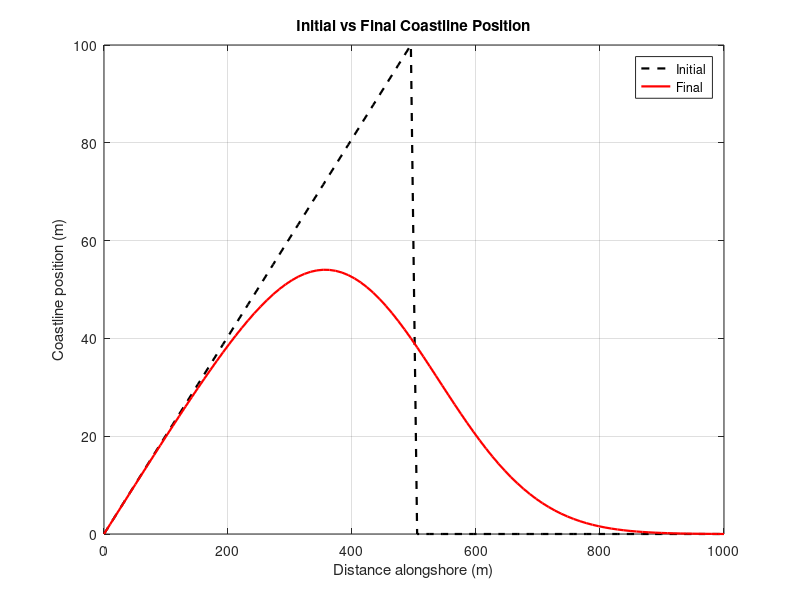
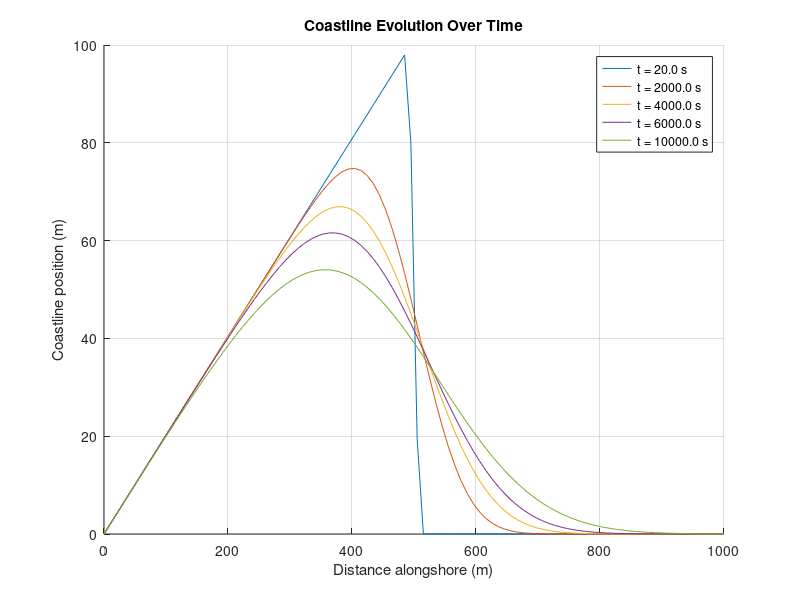
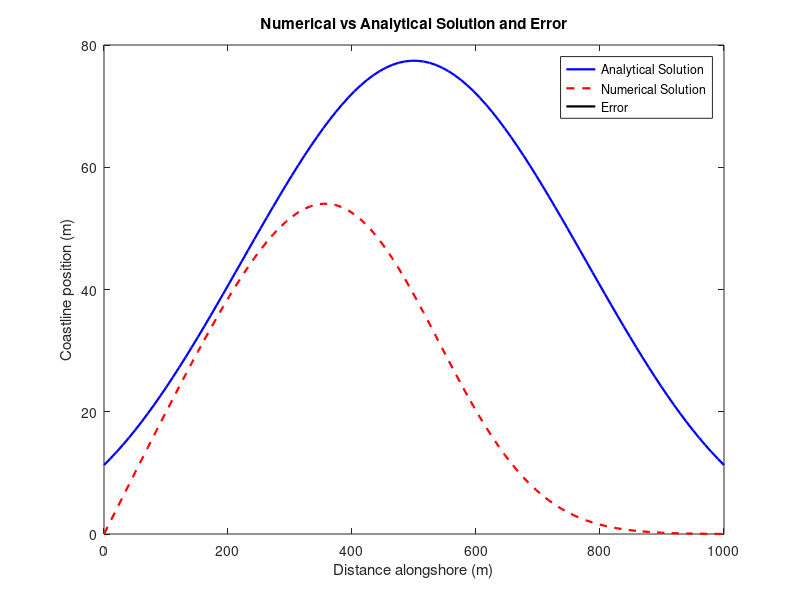
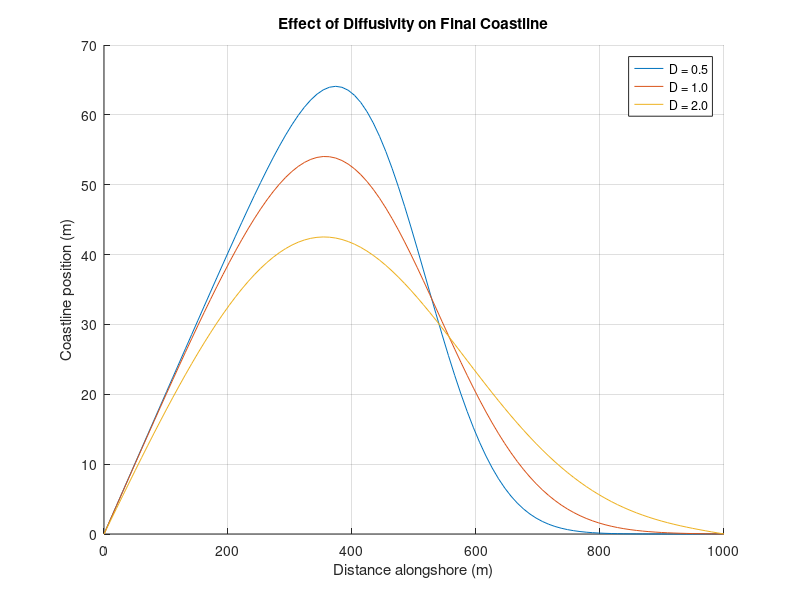

Recreate these plots in MATLAB, in order.
%% Final Modeling Project Draft Notebook
% Marcus & Angela
 
% Evolution of a Sandy Coastline
%~~~~~~~~~~ Introduction ~~~~~~~~~~%

% We are modeling the evolution of a sandy coastline, which is important to
% study due to the current global rising sea level that leaves coastlines
% vulnerable to further erosion and flooding. Currently, according to Pham 
% Nam, there are 6 numerical modeling methods to study coastline evolution:
% (1) conceptual models, (2) shoreline evolution models, (3) profile 
% evolution models, (4) 2D horizontal morphological evolution models, 
% (5) quasi-3D morphological models, and (6) fully 3D morphological models.
% Here we use a combination of 2D and profile shoreline evolution models. 

%~~~~~~~~~~ Equations ~~~~~~~~~~%

% 1-D diffusion PDE: dy/dt - D*d^2y/dx^2 = 0 
% dy/dt = D*d^2y/dx^2
% where "d" = partial derivative and units are m/s
% y is the height of the coastline, x is the distance along the shore, 
% and t is time while D is diffusivity

%~~~~~~~~~~ Code ~~~~~~~~~~%

% setting parameters
L = 1000; % length of the domain (m)
T = 10000; % simulation time (s)
D = 1; % diffusivity (m^2/s)
Nx = 100; % number of spatial points
Nt = 500; % number of time steps
dx = L/(Nx -1); % Spatial step size
dt = T/Nt; % time step size

% initial conditions
x = linspace(0, L, Nx);
y = zeros(Nx, 1);
y(1:Nx/2) = linspace(0, 100, Nx/2); % linear initial condition
%% 
% Figure 1 & 2, Intial vs. Final Coastline Position and Evolution over time
% 
% Finite Difference Method

% Initial vs Final Coastline
figure(1);
plot(x, y, 'k--', 'LineWidth', 1.6, 'DisplayName', 'Initial');
hold on;

for n = 1:Nt
    y_new = y;
    for i = 2:Nx-1
        y_new(i) = y(i) + D * dt / dx^2 * (y(i+1) - 2*y(i) + y(i-1));
    end
    y = y_new;
    % save the final state for comparison
    if n == Nt
        plot(x, y, 'r', 'LineWidth', 1.6, 'DisplayName', 'Final');
    end
end
xlabel('Distance alongshore (m)'); ylabel('Coastline position (m)');
title('Initial vs Final Coastline Position'); legend; grid on;

% store shoreline positions at selected time steps for plotting
time_steps_to_plot = [1, 100, 200, 300, Nt];
y_history = zeros(Nx, length(time_steps_to_plot));
plot_index = 1;
% Reset y for evolution plotting
y = zeros(Nx, 1);
y(1:Nx/2) = linspace(0, 100, Nx/2);

for n = 1:Nt
    y_new = y;
    for i = 2:Nx-1
        y_new(i) = y(i)+D*dt/dx^2*(y(i+1)-2*y(i)+y(i-1));
    end
    y = y_new;
    if ismember(n, time_steps_to_plot)
        y_history(:, plot_index) = y;
        plot_index = plot_index + 1;
    end
end

% Plot selected time steps
figure(2);
hold on;
for i = 1:length(time_steps_to_plot)
    plot(x, y_history(:, i), 'DisplayName', sprintf('t = %.1f s', time_steps_to_plot(i) * dt));
end
xlabel('Distance alongshore (m)'); ylabel('Coastline position (m)');
title('Coastline Evolution Over Time'); legend show; grid on;
%%
% Figure 3, Error Analysis of Intial vs. Final Coastline Position and Evolution over time
%

figure(3);
% Analytical solution function
function y_analytical = analytical_solution(Nx, t, D, y_initial)
    % Analytical solution for the 1D diffusion equation
    % Inputs:
    % Nx - number of spatial points
    % t - time
    % D - diffusion coefficient

    % Ensure t > 0 to avoid division by zero
    if t == 0
        y_analytical = y_initial(Nx); % At t = 0, solution is the initial condition
        return;
    end

    % Analytical solution: Gaussian initial condition
    y_analytical = zeros(size(Nx));
    for i = 1:length(Nx)
        % integrate using numerical approximation (trapz = trapezoid)
        Nx_prime = linspace(min(Nx), max(Nx), 1000); % discretize x' for integration
        gauss = exp(-(Nx(i) - Nx_prime).^2 / (4 * D * t)) / sqrt(4 * pi * D * t);
        y_analytical(i) = trapz(Nx_prime, gauss .* y_initial(Nx_prime));
    end
end

% Reset numerical solution
y = zeros(Nx, 1);
y(1:Nx/2) = linspace(0, 100, Nx/2); % linear initial condition

% Numerical solution for final time
for n = 1:Nt
    y_new = y;
    for i = 2:Nx-1
        y_new(i) = y(i) + D * dt / dx^2 * (y(i+1) - 2*y(i) + y(i-1));
    end
    y = y_new;
end

% Analytical solution
t = T; % final time
y_initial = @(x) (x <= L/2) .* (200 * x / L) + (x > L/2) .* (200 * (L - x) / L);
analytical_y = analytical_solution(x, t, D, y_initial);

% Error calculation
absolute_error = mean(abs(y - analytical_y));
relative_error = absolute_error/analytical_y;
percent_error = 100 * max(relative_error);
sprintf('The percent of the measurements that are questionable is: %f%%', percent_error)

% Plot numerical vs analytical solution and error
plot(x, analytical_y, 'b-', 'LineWidth', 1.6, 'DisplayName', 'Analytical Solution');
hold on;
plot(x, y, 'r--', 'LineWidth', 1.6, 'DisplayName', 'Numerical Solution');
plot(x, relative_error, 'k-', 'LineWidth', 1.6, 'DisplayName', 'Error');
xlabel('Distance alongshore (m)');
ylabel('Coastline position (m)');
title('Numerical vs Analytical Solution and Error');
legend({'Analytical Solution', 'Numerical Solution', 'Error'}, 'Location', 'best');
%% 
% Figure 4, Effect of Diffusivity on Final Coastline
% 
% same methods

figure(4);
D_values = [0.5, 1, 2]; % different diffusivities
hold on;
for D_test = D_values
    y = zeros(Nx, 1);
    y(1:Nx/2) = linspace(0, 100, Nx/2); % reset initial condition
    for n = 1:Nt
        y_new = y;
        for i = 2:Nx-1
            y_new(i) = y(i)+D_test*dt/dx^2*(y(i+1)-2*y(i)+y(i-1));
        end
        y = y_new;
    end
    plot(x, y, 'DisplayName', sprintf('D = %.1f', D_test));
end
xlabel('Distance alongshore (m)'); ylabel('Coastline position (m)');
title('Effect of Diffusivity on Final Coastline'); legend show; grid on;

% Figures 5-7, Varying Diffusivites Along Distance
% same methods used just incorporating different patterns of variation

% Define diffusivity variations
diffusivity_patterns = {
    1 + 0.5 * sin(2*pi*x/L), ... % sinusoidal variation
    [ones(1, Nx/2), 2*ones(1, Nx/2)], ... % step change
    linspace(1, 2, Nx) ... % linear gradient
};

titles = {'Sinusoidal Diffusivity', 'Step Change Diffusivity', 'Linear Gradient Diffusivity'};
% loop through each diffusivity pattern
for pattern_idx = 1:length(diffusivity_patterns)
    D = diffusivity_patterns{pattern_idx};
    y = zeros(Nx, 1);
    y(1:Nx/2) = linspace(0, 100, Nx/2); % linear initial condition
    % time step loop
    y_history = zeros(Nx, Nt/100 + 1); % store results for plotting
    history_idx = 1; % time history storage index
    for n = 1:Nt
        y_new = y;
        for i = 2:Nx-1
            % incorporate the varying diffusivity
            D_i_plus_half = (D(i)+D(i+1))/2; % average diffusivity between i and i+1
            D_i_minus_half = (D(i)+D(i-1))/2; % average diffusivity between i and i-1
            y_new(i) = y(i)+dt/dx^2 * ...
                (D_i_plus_half*(y(i+1)-y(i))-D_i_minus_half*(y(i)-y(i-1)));
        end
        y = y_new;
        % save results every 100 time steps
        if mod(n, 100) == 0
            y_history(:, history_idx) = y;
            history_idx = history_idx+1;
        end
    end
    % plot results for each diffusivity pattern
    figure;
    hold on;
    for t_idx = 1:size(y_history, 2)
        plot(x, y_history(:, t_idx), 'DisplayName', sprintf('t = %.1f s', (t_idx-1)*100*dt));
    end
    xlabel('Distance alongshore (m)'); ylabel('Shoreline position (m)');
    title(titles{pattern_idx}); legend show; grid on;
end

%~~~~~~~~~~ References ~~~~~~~~~~%

% Nam, P. T., Larson, M., Hanson, H., & Hoan, L. X. (2011). 
% A numerical model of beach morphological evolution due to waves and 
% currents in the vicinity of coastal structures. Coastal Engineering, 
% 58(9), 863–876. https://doi.org/10.1016/j.coastaleng.2011.05.006 

% Slingerland, R., & Kump, L. R. (2011).
% Mathematical modeling of Earth’s dynamical systems: A Primer. 
% Princeton University Press. 
